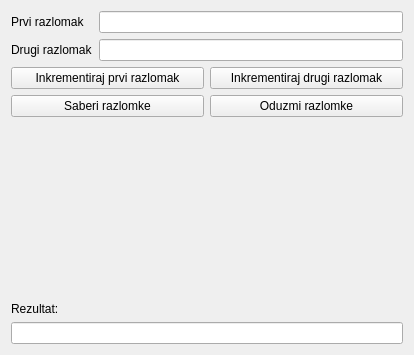
<?xml version="1.0" encoding="UTF-8"?>
<ui version="4.0">
 <class>MainWindow</class>
 <widget class="QWidget" name="MainWindow">
  <property name="geometry">
   <rect>
    <x>0</x>
    <y>0</y>
    <width>414</width>
    <height>355</height>
   </rect>
  </property>
  <property name="windowTitle">
   <string>MainWindow</string>
  </property>
  <layout class="QVBoxLayout" name="verticalLayout_2">
   <item>
    <layout class="QFormLayout" name="formLayout">
     <item row="0" column="0">
      <widget class="QLabel" name="label">
       <property name="text">
        <string>Prvi razlomak</string>
       </property>
      </widget>
     </item>
     <item row="1" column="0">
      <widget class="QLabel" name="label_2">
       <property name="text">
        <string>Drugi razlomak</string>
       </property>
      </widget>
     </item>
     <item row="0" column="1">
      <widget class="QLineEdit" name="line_edit_fraction1"/>
     </item>
     <item row="1" column="1">
      <widget class="QLineEdit" name="line_edit_fraction2"/>
     </item>
    </layout>
   </item>
   <item>
    <layout class="QGridLayout" name="gridLayout">
     <item row="1" column="0">
      <widget class="QPushButton" name="push_button_add">
       <property name="text">
        <string>Saberi razlomke</string>
       </property>
      </widget>
     </item>
     <item row="0" column="0">
      <widget class="QPushButton" name="push_button_increment1">
       <property name="text">
        <string>Inkrementiraj prvi razlomak</string>
       </property>
      </widget>
     </item>
     <item row="0" column="1">
      <widget class="QPushButton" name="push_button_increment2">
       <property name="text">
        <string>Inkrementiraj drugi razlomak</string>
       </property>
      </widget>
     </item>
     <item row="1" column="1">
      <widget class="QPushButton" name="push_button_sub">
       <property name="text">
        <string>Oduzmi razlomke</string>
       </property>
      </widget>
     </item>
    </layout>
   </item>
   <item>
    <spacer name="verticalSpacer">
     <property name="orientation">
      <enum>Qt::Orientation::Vertical</enum>
     </property>
     <property name="sizeHint" stdset="0">
      <size>
       <width>20</width>
       <height>40</height>
      </size>
     </property>
    </spacer>
   </item>
   <item>
    <layout class="QVBoxLayout" name="verticalLayout">
     <item>
      <widget class="QLabel" name="label_3">
       <property name="text">
        <string>Rezultat:</string>
       </property>
      </widget>
     </item>
     <item>
      <widget class="QLineEdit" name="line_edit_result"/>
     </item>
    </layout>
   </item>
  </layout>
 </widget>
 <resources/>
 <connections/>
</ui>
